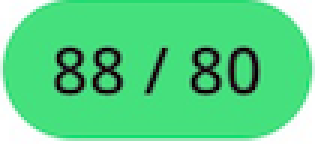
#> input picture opencv/images/green.png, 105 x 48 px, found by its file name (shown 3 times larger)
$ python splitting_and_merging.py
#> lines starting #> are read from the running program, lines starting #| are printed output that depends on the picture
import numpy as np
import cv2

image = cv2.imread("./images/green.png")
#> image is the input picture: shape (48, 105, 3); mean B, G, R 135.3, 212.7, 90.7
(B, G, R) = cv2.split(image)
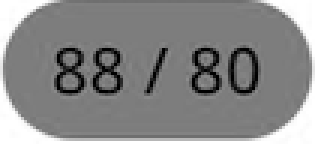
#> B: shape (48, 105) (shown 3 times larger); min 0, max 255, mean 135.3
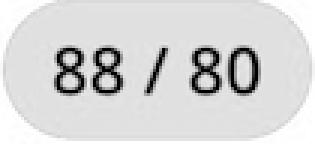
#> G: shape (48, 105) (shown 3 times larger); min 0, max 255, mean 212.7
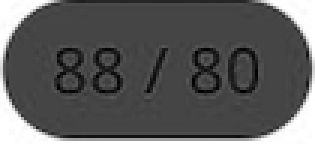
#> R: shape (48, 105) (shown 3 times larger); min 0, max 255, mean 90.7

cv2.imshow("Red", R)
cv2.imshow("Green", G)
cv2.imshow("Blue", B)
cv2.waitKey(0)

merged = cv2.merge([B, G, R])
cv2.imshow("Merged", merged)
cv2.waitKey(0)
cv2.destroyAllWindows()

zeros = np.zeros(image.shape[:2], dtype="uint8")
cv2.imshow("Red", cv2.merge([zeros, zeros, R]))
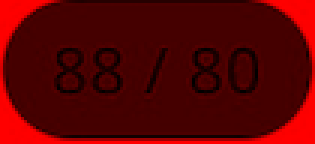
#> window 'Red': shape (48, 105, 3) (shown 3 times larger); mean B, G, R 0, 0, 90.7
cv2.imshow("Green", cv2.merge([zeros, G, zeros]))
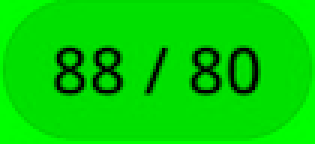
#> window 'Green': shape (48, 105, 3) (shown 3 times larger); mean B, G, R 0, 212.7, 0
cv2.imshow("Blue", cv2.merge([B, zeros, zeros]))
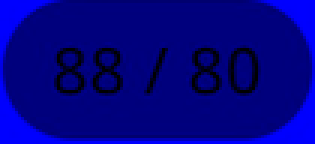
#> window 'Blue': shape (48, 105, 3) (shown 3 times larger); mean B, G, R 135.3, 0, 0
cv2.waitKey(0)

$ run again, with opencv/images/dark_yellow1.png copied over opencv/images/green.png
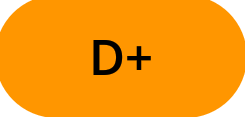
#> input picture opencv/images/dark_yellow1.png, 245 x 117 px, found by its file name
#> image is the input picture: shape (117, 245, 3); mean B, G, R 18.5, 153.9, 248.6
#> `cv2.imshow("Green", cv2.merge([zeros, G, zeros]))`:
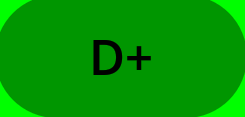
#> window 'Green': shape (117, 245, 3); mean B, G, R 0, 153.9, 0
#> `cv2.imshow("Blue", cv2.merge([B, zeros, zeros]))`:
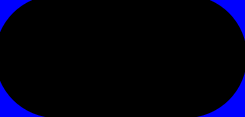
#> window 'Blue': shape (117, 245, 3); mean B, G, R 18.5, 0, 0
